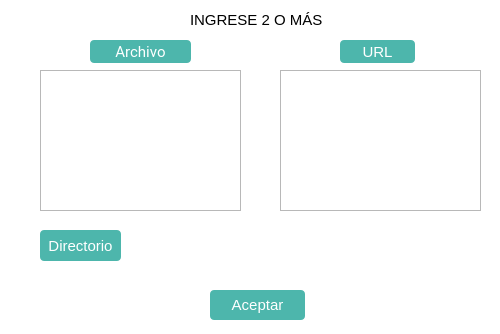
<?xml version="1.0" encoding="UTF-8"?>
<ui version="4.0">
 <class>dialog</class>
 <widget class="QDialog" name="dialog">
  <property name="geometry">
   <rect>
    <x>0</x>
    <y>0</y>
    <width>500</width>
    <height>334</height>
   </rect>
  </property>
  <property name="palette">
   <palette>
    <active>
     <colorrole role="Button">
      <brush brushstyle="SolidPattern">
       <color alpha="255">
        <red>255</red>
        <green>255</green>
        <blue>255</blue>
       </color>
      </brush>
     </colorrole>
     <colorrole role="Base">
      <brush brushstyle="SolidPattern">
       <color alpha="255">
        <red>255</red>
        <green>255</green>
        <blue>255</blue>
       </color>
      </brush>
     </colorrole>
     <colorrole role="Window">
      <brush brushstyle="SolidPattern">
       <color alpha="255">
        <red>255</red>
        <green>255</green>
        <blue>255</blue>
       </color>
      </brush>
     </colorrole>
    </active>
    <inactive>
     <colorrole role="Button">
      <brush brushstyle="SolidPattern">
       <color alpha="255">
        <red>255</red>
        <green>255</green>
        <blue>255</blue>
       </color>
      </brush>
     </colorrole>
     <colorrole role="Base">
      <brush brushstyle="SolidPattern">
       <color alpha="255">
        <red>255</red>
        <green>255</green>
        <blue>255</blue>
       </color>
      </brush>
     </colorrole>
     <colorrole role="Window">
      <brush brushstyle="SolidPattern">
       <color alpha="255">
        <red>255</red>
        <green>255</green>
        <blue>255</blue>
       </color>
      </brush>
     </colorrole>
    </inactive>
    <disabled>
     <colorrole role="Button">
      <brush brushstyle="SolidPattern">
       <color alpha="255">
        <red>255</red>
        <green>255</green>
        <blue>255</blue>
       </color>
      </brush>
     </colorrole>
     <colorrole role="Base">
      <brush brushstyle="SolidPattern">
       <color alpha="255">
        <red>255</red>
        <green>255</green>
        <blue>255</blue>
       </color>
      </brush>
     </colorrole>
     <colorrole role="Window">
      <brush brushstyle="SolidPattern">
       <color alpha="255">
        <red>255</red>
        <green>255</green>
        <blue>255</blue>
       </color>
      </brush>
     </colorrole>
    </disabled>
   </palette>
  </property>
  <property name="windowTitle">
   <string>TFG</string>
  </property>
  <property name="styleSheet">
   <string notr="true">/*Cambiamos el color de la ventana*/
	QDialog{
		background-color: #FFFFFF;
	}

	/*Estilos para el botón*/
	QPushButton{
		background-color: #4db6ac;
		border-radius: 4px;
		color: #fff;
		font-family: 'Roboto';
		font-size: 15px;
	}
	
	/*Definimos el estilo para un efecto hover sobre el botón,
	este cambiará su background cuando pasemos el mouse por
	encima*/
	QPushButton:hover{
	background-color: #018786;
	}

	/*Definimos los estilos para los QLineEdit*/
	QLineEdit{
		border-radius: 3px;
		border: 2px solid #00796b;
	}


	
	/*Definimos el estilo para un efecto hover sobre el botón,
	este cambiará su background cuando pasemos el mouse por
	encima*/
	

	/*Definimos los estilos para los QLabel*/
	QLabel{
		font-family: 'Roboto';
	}

	/*Definimos los estilos para los QLabels cuyos nombres son
	'label_usuario' y 'label-password'*/
	#label_usuario, #label_password{
		font-size: 17px;
		color: #212121;
	}
	
	/*Estilo para el QLable cuyo nombre es #label_login*/
	#label_titulo{
		font-size:15px;
		color: #000000;
	}</string>
  </property>
  <widget class="QPushButton" name="baceptar">
   <property name="geometry">
    <rect>
     <x>210</x>
     <y>290</y>
     <width>95</width>
     <height>30</height>
    </rect>
   </property>
   <property name="text">
    <string>Aceptar</string>
   </property>
  </widget>
  <widget class="QPushButton" name="barchivo">
   <property name="geometry">
    <rect>
     <x>90</x>
     <y>40</y>
     <width>101</width>
     <height>23</height>
    </rect>
   </property>
   <property name="font">
    <font>
     <family>Roboto</family>
     <pointsize>-1</pointsize>
    </font>
   </property>
   <property name="text">
    <string>Archivo</string>
   </property>
  </widget>
  <widget class="QPushButton" name="burl">
   <property name="geometry">
    <rect>
     <x>340</x>
     <y>40</y>
     <width>75</width>
     <height>23</height>
    </rect>
   </property>
   <property name="text">
    <string>URL</string>
   </property>
  </widget>
  <widget class="QListWidget" name="list_file">
   <property name="geometry">
    <rect>
     <x>40</x>
     <y>70</y>
     <width>201</width>
     <height>141</height>
    </rect>
   </property>
  </widget>
  <widget class="QListWidget" name="list_url">
   <property name="geometry">
    <rect>
     <x>280</x>
     <y>70</y>
     <width>201</width>
     <height>141</height>
    </rect>
   </property>
  </widget>
  <widget class="QLabel" name="label_titulo">
   <property name="geometry">
    <rect>
     <x>190</x>
     <y>10</y>
     <width>141</width>
     <height>20</height>
    </rect>
   </property>
   <property name="text">
    <string>INGRESE 2 O MÁS</string>
   </property>
  </widget>
  <widget class="QPushButton" name="pushButton">
   <property name="geometry">
    <rect>
     <x>40</x>
     <y>230</y>
     <width>81</width>
     <height>31</height>
    </rect>
   </property>
   <property name="text">
    <string>Directorio</string>
   </property>
  </widget>
  <widget class="QLabel" name="label_dir">
   <property name="geometry">
    <rect>
     <x>150</x>
     <y>240</y>
     <width>47</width>
     <height>13</height>
    </rect>
   </property>
   <property name="text">
    <string/>
   </property>
  </widget>
 </widget>
 <resources/>
 <connections/>
</ui>
